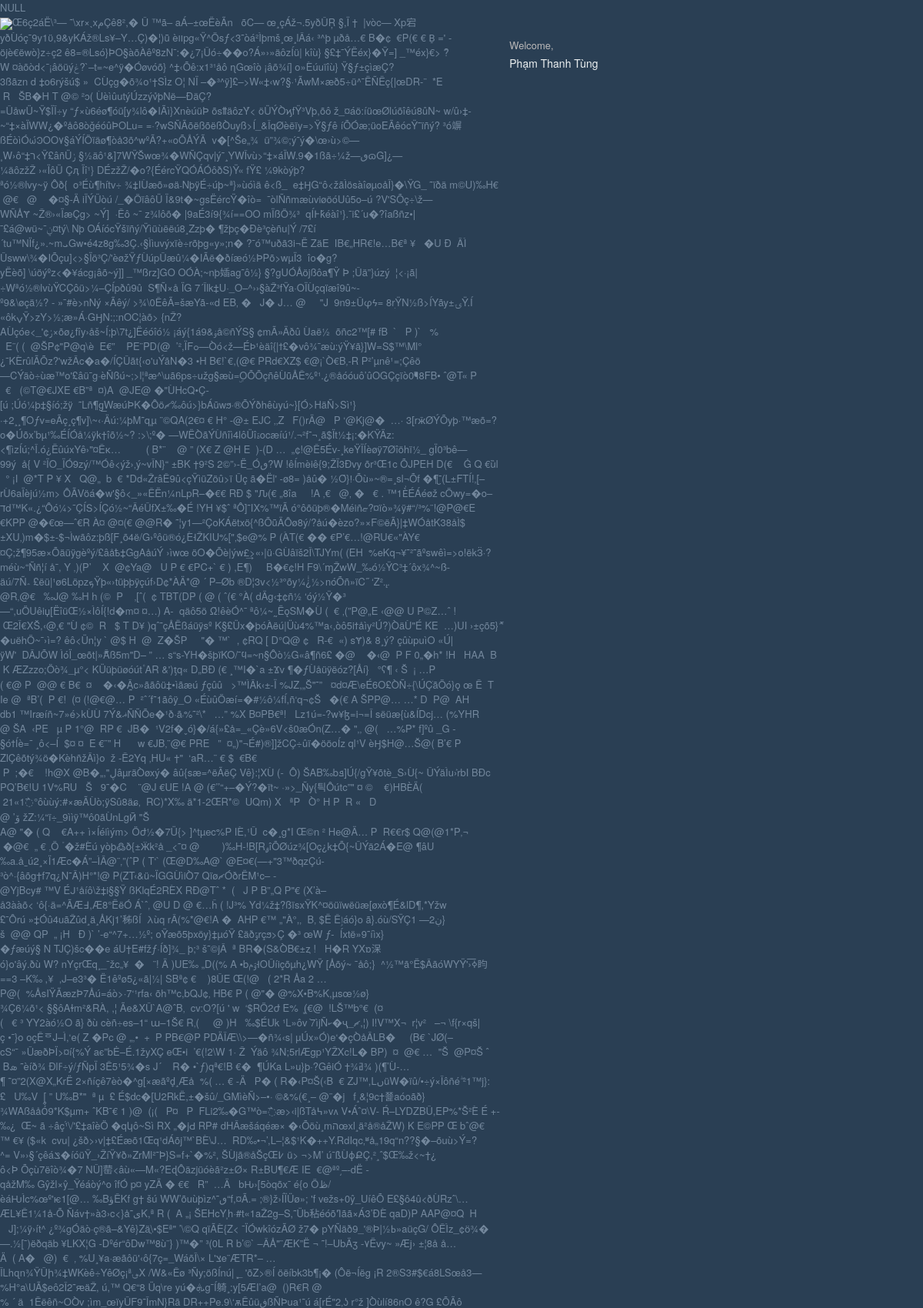
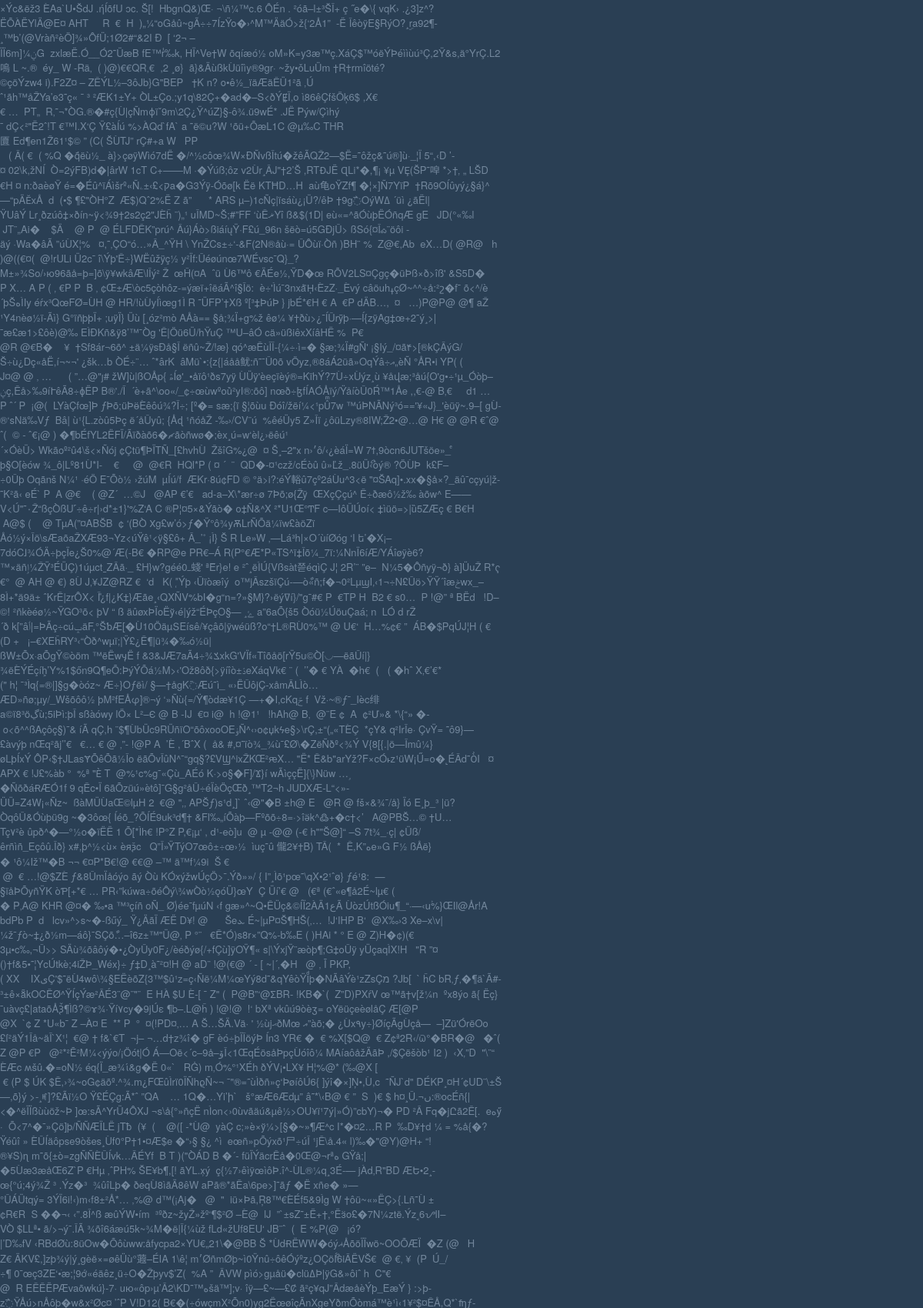
The app's page /php/course/search_course.php (signed in, upper part) with its own data (2 pictures, top to bottom).
### tables this page shows
CREATE TABLE `nhanvien` (
  `id` int(10) NOT NULL,
  `TenNV` text NOT NULL,
  `NgaySinh` date NOT NULL,
  `gender` varchar(10) NOT NULL,
  `sdt` int(255) NOT NULL,
  `address` text NOT NULL,
  `CMND` int(255) NOT NULL,
  `ChungChi` text NOT NULL,
  `HSL` float NOT NULL,
  `email` varchar(255) NOT NULL,
  `password` varchar(255) NOT NULL,
  `level_id` int(255) NOT NULL,
  `avatar` longblob NOT NULL,
  `state` varchar(255) NOT NULL
);

### php/course/search_course.php (the view, shortened to what this page needs)
<?php
include '../../php/connect.php';
if (!isset($_SESSION['user'])) {
    header('location: login.php');
} else {
    $sql_user = "SELECT * FROM `nhanvien` WHERE email='" . $_SESSION['user'] . "' limit 1";
    $res_user = mysqli_query($conn, $sql_user);
    $row_user = mysqli_fetch_assoc($res_user);
};
var_dump($sql);
?>
<!DOCTYPE html>
<html lang="en">
<head>
    <link href="../../vendors/bootstrap/dist/css/bootstrap.min.css" rel="stylesheet">
    <link href="../../vendors/font-awesome/css/font-awesome.min.css" rel="stylesheet">
    <link href="../../vendors/nprogress/nprogress.css" rel="stylesheet">
    <link href="../../build/css/custom.min.css" rel="stylesheet">
    <link href="../../vendors/pnotify/dist/pnotify.css" rel="stylesheet">
    <link href="../../vendors/pnotify/dist/pnotify.buttons.css" rel="stylesheet">
    <link href="../../vendors/pnotify/dist/pnotify.nonblock.css" rel="stylesheet">
</head>
<body class="nav-md">
<div class="container body">
    <div class="main_container">
        <div class="col-md-3 left_col">
            <div class="left_col scroll-view">
                <div class="profile clearfix">
                    <div class="profile_pic">
                        <img src="../<?=$row_user['avatar']?>" class="img-circle profile_img" alt="avatar" title="avatar">
                    </div>
                    <div class="profile_info">
                        <span>Welcome,</span>
                        <h2><?=$row_user['TenNV'] ?></h2>
                    </div>
                </div>
                <br />
                <?php
                include '../sidebar.php';
                ?>
        </div>
        <div class="top_nav">
            <div class="nav_menu">
                <div class="nav toggle">
                    <a id="menu_toggle"><i class="fa fa-bars"></i></a>
                </div>
                <nav class="nav navbar-nav">
                    <ul class=" navbar-right">
                        <li class="nav-item dropdown open" style="padding-left: 15px;">
                            <a href="javascript:;" class="user-profile dropdown-toggle" aria-haspopup="true" id="navbarDropdown" data-toggle="dropdown" aria-expanded="false">
                            </a>
                        </li>
                    </ul>
                </nav>
            </div>
        </div>
        <div class="right_col" role="main">
            <div class="">
                <div class="page-title">
                    <div class="title_left">
                        <h3>Contacts Design</h3>
                    </div>
                    <div class="title_right">
                        <div class="col-md-5 col-sm-5  form-group pull-right top_search">
                            <form method="post" action="search_course.php">
                                <div class="input-group">
                                    <span class="input-group-btn">
                      <button class="btn btn-default" type="submit">Go!</button>
                    </span>
                                </div>
                            </form>
                        </div>
                    </div>
                </div>
                <div class="row">
                    <div class="x_panel">
                        <div class="x_content">
                            <div class="col-md-12 col-sm-12  text-center">
                            </div>
                        </div>
                    </div>
                </div>
            </div>
        </div>
    </div>
</div>
</body>
</html>

### records on screen
nhanvien: avatar "Œ6ç2áË\\³— ˜\\xr×ˎxمÇê׿�,8²Û ™ã–\u0019aÁ–±œËèÃn\u0017 õC— œ¸çÁž¬.5yðÛŖ\u0018§,Ï †\u0017 |vòc—\u000eXp宕yðÙóç¯9y1ϋ,9&yKÁž®Ls¥–Y…Ç)�¦)ǖ\u0003èװpg«Ÿ^Ösƒ<3˜òá²Ìþmš­¸œ¸lÂá‹ ³^þ µðå…€\u0015B�¢\u0001\u0005€P\u0002(€ € B̠\u0001='\u0017­öjè€ëwò}z÷ç2򾇇ê8=®Lsó}ÞO§àõÀêº8zN¯:�¿7¡Ûó÷��o?Á»›»äôzÍü|\u0019kîù}\u000e§£‡¯ÝËéx}�Ÿ=] _™éx}€> ܽ?W\u0007¤àõòd<¯¡âöüýݟ?`–t=~e^ÿ�Óøvóõ} ^‡‹Õê:x1³¹åô\u0007ɳGœîò\u0007¡âõ¾í] o»Èúuïîù}\u000eŸ§ƒ±çìæÇ?3ßãzn\u000fd\u000f‡o6rýšú$\u000e» CÙçg�õ¾o¹†SÌz O¦󽿃NÏ –�³^ÿ]£­–>W«‡‹w?§·¹ÃwM×æð5÷ü^¯ËÑËç{|œDR-¨ \b*E \u0005R\u0010\u0005\u0011\u0002ŠB�H\u0001T\b@©\u0014²ɔ( ÙèìûutýÚzzýܽvþNë—ÐäÇ?=ÛåwÜ~Ÿ$ÏÎ÷y “ƒ×ù6éø¶óü[y¾lô�IÃì}XnèúüÞ õsỻäôzΎ<\u0018öÜÝÒϗfŸ³Vþ,õô ž_¤áö:íüœØlúõîêú8ûN~޿w/û›‡-~“‡×àÏWW¿�ºåô8òǧéóûÞOLu= =·?wSÑÃõëßõëßÒuyß>Í_&ÎqØèëïy=>Ÿ§ƒê׻íÕÓæ;üoEÃêócŸ˜ïñý?\u0007³ó竮ßÉòìÓώϿOO٧§áÝÍÖïäø¶òå3õ^wºÃ?+«oÕÅÝÃ \u0017v�[^Še„¾ ü”¾©;ý˜ý�\\œ›ù>©—˳W›ô…", TenNV "Phạm Thanh Tùng"
